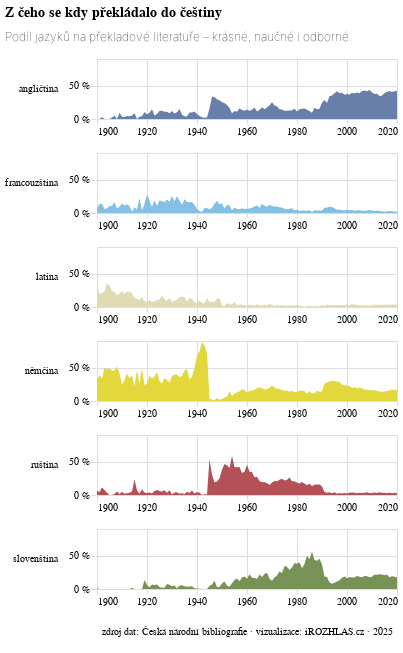

The code cell stored with this chart in its notebook:
### Code cell
me_to_neurazi(podily_faceted, "zdrojove_jazyky", "zdroj dat: Česká národní bibliografie · vizualizace: iROZHLAS.cz · 2025")

### Figure 1 — Vega-Lite specification as saved in the notebook (floating-point values rounded to 4 significant figures; data arrays with more than 128 entries replaced by an {"elided": "..."} marker saying what was removed)
{"config": {"title": {"font": "Noticia Text", "fontSize": 14, "anchor": "start", "fontWeight": "bolder", "subtitleFont": "Noticia Text", "subtitleFontSize": 12, "subtitleFontWeight": "lighter", "subtitlePadding": 12, "dy": -12}, "axis": {"labelFont": "Asap", "titleFont": "Asap", "fontWeight": "lighter", "titleFontWeight": "lighter", "labelFontSize": 10, "titleFontSize": 10, "labelPadding": 2, "titlePadding": 10}, "legend": {"labelFont": "Asap", "labelFontWeight": "normal", "titleFont": "Asap", "titleFontWeight": "normal", "labelFontSize": 10, "titleFontSize": 10}}, "vconcat": [{"data": {"name": "data-5764750c64ee4ec0207ab54d200bdbe7"}, "mark": {"type": "area"}, "encoding": {"color": {"field": "jazyk", "legend": null, "scale": {"range": ["#687fa9", "#84c0e4", "#E0DAB5", "#e3d83b", "#b45058", "#789256"]}, "title": null, "type": "nominal"}, "row": {"field": "jazyk", "header": {"labelAlign": "left", "labelAnchor": "middle", "labelAngle": 0, "labelFont": "Asap"}, "spacing": 15, "title": null, "type": "nominal"}, "x": {"axis": {"domainOpacity": 0, "tickColor": "#DCDDD6"}, "field": "rok", "title": null, "type": "temporal"}, "y": {"axis": {"domainOpacity": 0, "labelExpr": "datum.label * 100 + ' %'", "orient": "left", "tickColor": "#DCDDD6"}, "field": "podíl", "title": null, "type": "quantitative"}}, "height": 60, "resolve": {"axis": {"x": "independent"}}, "title": {"text": "Z čeho se kdy překládalo do češtiny", "subtitle": ["Podíl jazyků na překladové literatuře – krásné, naučné i odborné."]}, "width": 300}, {"data": {"name": "data-a3f8095f7e7dc7f5f7fef984c8960ef9"}, "mark": {"type": "text", "baseline": "line-bottom", "font": "Asap", "fontSize": 10}, "encoding": {"text": {"field": "text", "type": "nominal"}}, "width": 300}], "$schema": "https://vega.github.io/schema/vega-lite/v5.8.0.json", "datasets": {"data-5764750c64ee4ec0207ab54d200bdbe7": {"elided": "696 records"}, "data-a3f8095f7e7dc7f5f7fef984c8960ef9": [{"text": "zdroj dat: Česká národní bibliografie · vizualizace: iROZHLAS.cz · 2025"}]}}
